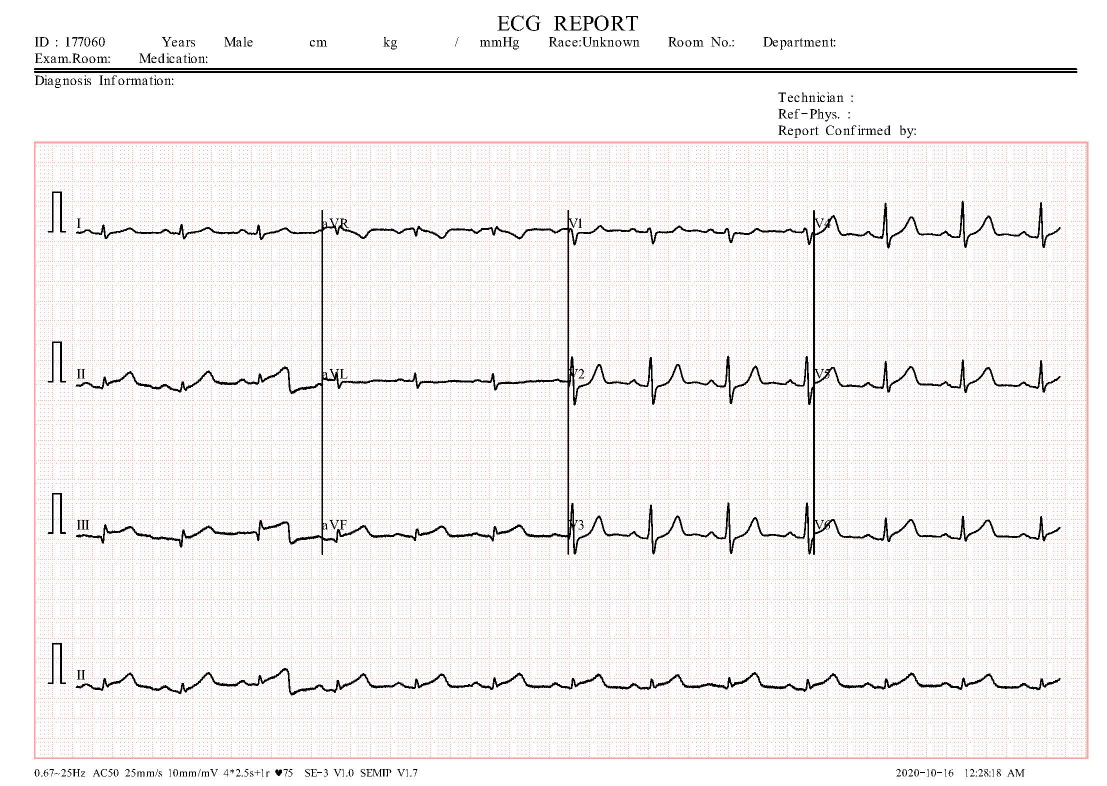
#> input picture Full-Project/ECG_IMAGES_DATASET/ECG Images of Myocardial Infarction Patients (240x12=2880)/MI(13).jpg, 2213 x 1572 px (shown at 1/2 size)
$ python -i ecg_region.py   (imports and definitions only)
#> lines starting #> are read from the running program, lines starting #| are printed output that depends on the picture; after the words box and inside, x2 and y2 are one past the last pixel; in counts of white or black regions, pixels touching at a corner belong together
### Full-Project/preprocessing/ecg_layout.py
"""
Generic 12-lead ECG layout detection (works on pages that do NOT look like the
Mendeley training pages).

Idea: a 12-lead ECG is printed as a small number of evenly spaced horizontal
rows of waveform on grid paper:
    3 rows (+ optional rhythm strip)  -> 3 x 4 layout   (most common)
    6 rows (+ optional rhythm strip)  -> 6 x 2 layout
    12 rows (+ optional rhythm strip) -> 12 x 1 layout
We find those rows, check each really contains an ECG-like waveform (long trace
with sharp QRS spikes), and rebuild the Mendeley reference geometry from them.
"""
from __future__ import annotations

from dataclasses import dataclass, field
from typing import Optional

import cv2
import numpy as np
from scipy.signal import find_peaks

# Mendeley reference geometry used by the extractor (row/col boxes of the 12 cells)
REF_ROWS = [(300, 600), (600, 900), (900, 1200)]
REF_COLS = [(150, 643), (646, 1135), (1140, 1625), (1630, 2125)]
# (row, col) of every lead in the reference 3x4 layout
REF_POS = {"I": (0, 0), "aVR": (0, 1), "V1": (0, 2), "V4": (0, 3),
           "II": (1, 0), "aVL": (1, 1), "V2": (1, 2), "V5": (1, 3),
           "III": (2, 0), "aVF": (2, 1), "V3": (2, 2), "V6": (2, 3)}
# lead order of the common alternatives
ORDER_6x2 = [["I", "V1"], ["II", "V2"], ["III", "V3"], ["aVR", "V4"], ["aVL", "V5"], ["aVF", "V6"]]
ORDER_12x1 = [["I"], ["II"], ["III"], ["aVR"], ["aVL"], ["aVF"], ["V1"], ["V2"], ["V3"], ["V4"], ["V5"], ["V6"]]
ORDER_3x4 = [["I", "aVR", "V1", "V4"], ["II", "aVL", "V2", "V5"], ["III", "aVF", "V3", "V6"]]


@dataclass
class Row:
    center: float            # y of baseline (pixels in the working image)
    x0: int
    x1: int                  # horizontal extent of the trace
    coverage: float          # share of the page width covered by trace
    spikiness: float         # number of heart-beat-like tall strokes
    ecg_like: bool


@dataclass
class Layout:
    kind: Optional[str]                  # '3x4' | '6x2' | '12x1' | None
    n_rows: int                          # waveform rows found (ECG-like ones)
    n_bands: int                         # all candidate rows before the ECG-like filter
    rows: list = field(default_factory=list)
    gray: Optional[np.ndarray] = None    # channel-suppressed working image (uint8)
    note: str = ""
    paper_light: bool = False            # bright paper background (ECG printouts are light)
    upright: bool = True                 # baselines run horizontally (page is not sideways)
    n_spiky: int = 0                     # rows with heart-beat-like spikes


def _working_gray(rgb: np.ndarray):
    """Brightest colour channel: coloured grid lines vanish, black ink stays dark."""
    ch = int(np.argmax(rgb.reshape(-1, 3).mean(0)))
    return rgb[..., ch]


# [221 lines left out: functions _trace_mask, _orientation_upright, _find_rows, _clean_rows, _row_stats, _deskew and 2 more, not called in this run]

### Full-Project/preprocessing/ecg_region.py
"""Locate ECG panels in mixed text/ECG scans, orient them and expose reviewable crops.

No OCR or diagnosis is performed. Lead names are assigned from standard printed
layout order; the UI explicitly asks the user to review these assignments.
"""
from __future__ import annotations
import base64
from dataclasses import dataclass
import cv2
import numpy as np
from scipy.signal import find_peaks
from preprocessing import ecg_layout


@dataclass
class Region:
    box: tuple
    rotation: int
    rgb: np.ndarray
    layout: object
    score: float
    cleaned: np.ndarray | None = None


# [40 lines left out: functions data_image, _runs, panel_boxes, not called in this run]


def broad_layout(rgb):
    """Fallback for monochrome grids and broad waves: remove straight paper rules
    before finding row envelopes. This does not require narrow, normal-looking QRS.
    """
    h, w = rgb.shape[:2]
#> h = 1572; w = 2213
    scale = 1200 / w
#> scale = 0.542
    a = cv2.resize(rgb, (max(30, round(w*scale)), max(30, round(h*scale))))
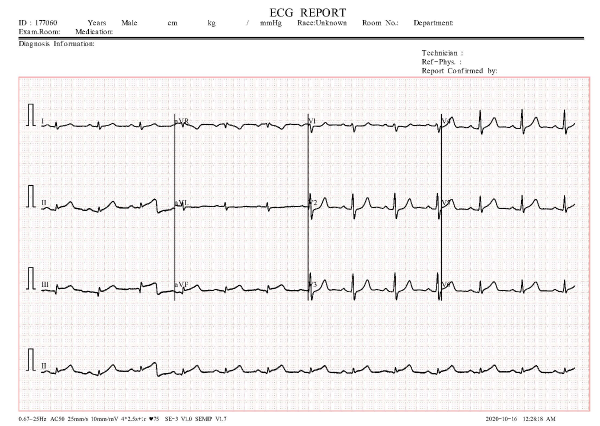
#> a: shape (852, 1200, 3) (shown at 1/2 size); mean R, G, B 243.5, 241.1, 240.8
    gray = ecg_layout._working_gray(a)
#> in _working_gray, `ch = int(np.argmax(rgb.reshape(-1, 3).mean(0)))`: ch = 0
    H, W = gray.shape
#> H = 852; W = 1200
    bw = cv2.adaptiveThreshold(gray, 255, cv2.ADAPTIVE_THRESH_GAUSSIAN_C, cv2.THRESH_BINARY_INV, 31, 10)
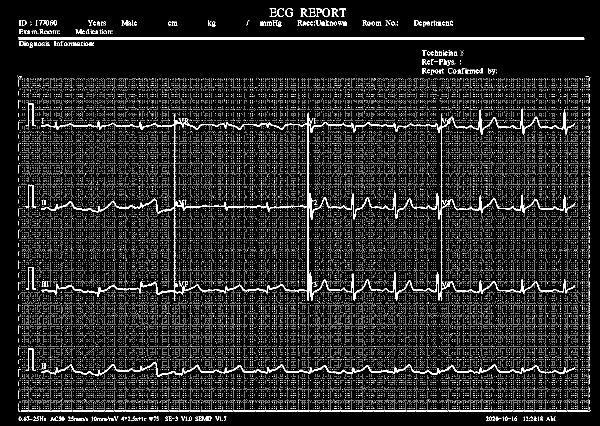
#> bw: shape (852, 1200) (shown at 1/2 size); 8.6% white in thin lines or dots
    kernel = max(15, round(W * .025))
#> kernel = 30
    vert = cv2.morphologyEx(bw, cv2.MORPH_OPEN, np.ones((kernel, 1), np.uint8))
#> vert: shape (852, 1200); 0.37% white in thin lines or dots, all inside (x1, y1, x2, y2) = (56, 208, 1131, 743)
    horiz = cv2.morphologyEx(bw, cv2.MORPH_OPEN, np.ones((1, kernel), np.uint8))
#> horiz: shape (852, 1200); 0.66% white in thin lines or dots, all inside (x1, y1, x2, y2) = (38, 74, 1181, 823)
    lines = cv2.dilate(vert | horiz, np.ones((3, 3), np.uint8))
#> lines: shape (852, 1200); 2.1% white; 39 white regions, largest, box (x1, y1, x2, y2) and area: (37, 73, 1171, 80) 7935, (542, 227, 624, 604) 2131, (468, 820, 1027, 824) 1983
    ink = cv2.subtract(bw, lines)
#> ink: shape (852, 1200); 7.3% white in thin lines or dots
    # Scanner edges and text must not dominate row finding.
    margin = max(1, round(W * .015))
#> margin = 18
    ink[:, :margin] = ink[:, -margin:] = 0
    ink[:max(1, H//50)] = ink[-max(1, H//50):] = 0
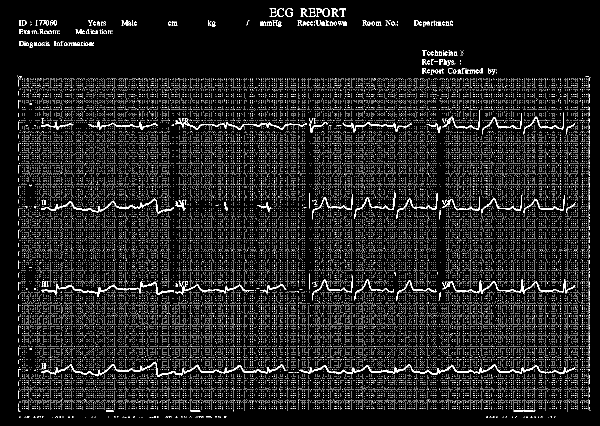
#> ink: shape (852, 1200) (shown at 1/2 size); 7.2% white in thin lines or dots
    n, labels, stats, _ = cv2.connectedComponentsWithStats(ink)
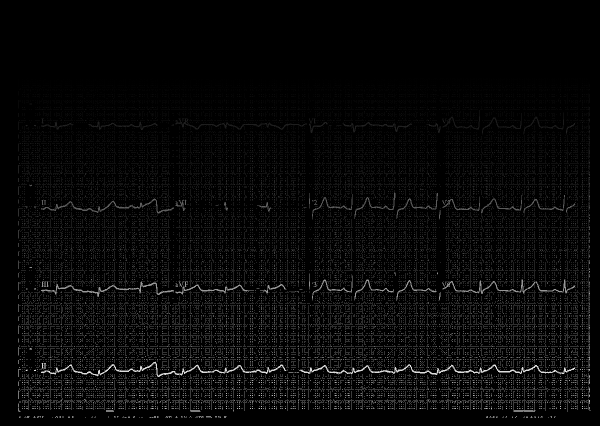
#> labels: shape (852, 1200) int32 (shown at 1/2 size); min 0, max 44833, mean 1534.8; drawn with min black and max white
#> n = 44834
    keep = np.zeros(n, bool)
    keep[1:] = (stats[1:, cv2.CC_STAT_WIDTH] >= .009*W) & (stats[1:, cv2.CC_STAT_HEIGHT] >= 3)
    mask = keep[labels]
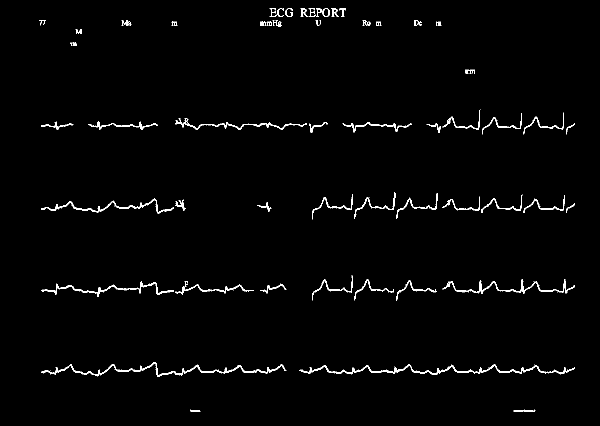
#> mask: shape (852, 1200) bool (shown at 1/2 size); 1.5% white in thin lines or dots, all inside (x1, y1, x2, y2) = (78, 17, 1150, 823)
    profile = cv2.GaussianBlur(mask.sum(1).astype(np.float32)[:, None], (1, 0), max(2, H*.025)).ravel()
#> profile = 852 values, max 69 at index 741, min 0.134 at index 659, mean 18.5
    if profile.max() <= 0:
        return None, None, 0
    centers, _ = find_peaks(profile, prominence=profile.max()*.10, distance=max(8, round(H*.14)))
#> centers = [250, 412, 577, 741]
    if len(centers) not in (3, 4):
        return None, None, 0
    pitch = float(np.median(np.diff(centers)))
#> pitch = 164
    if np.std(np.diff(centers))/pitch > .24:
        return None, None, 0
    rows, cell_count = [], 0
    x0, x1 = round(.025*W), round(.975*W)
#> x0 = 30; x1 = 1170
    for c in centers:
        y0, y1 = max(0, round(c-pitch*.48)), min(H, round(c+pitch*.48))
        band = mask[y0:y1, x0:x1]
        cov = float(band.any(0).mean())
        if cov < .32:
            return None, None, 0
        rows.append(ecg_layout.Row(float(c), x0, x1, cov, 2., True))
#> this loop made 4 passes
#> (c, y0, y1, cov) on passes 1 to 4: (250, 171, 329, 0.812), (412, 333, 491, 0.72), (577, 498, 656, 0.861), (741, 662, 820, 0.914)
#> pass 1, in broad_layout, `band = mask[y0:y1, x0:x1]`:
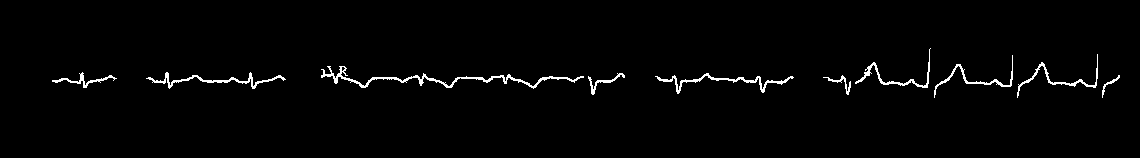
#> band: shape (158, 1140) bool; 1.8% white in thin lines or dots, all inside (x1, y1, x2, y2) = (52, 48, 1120, 98)
#> after the loop, rows = 4 items
    # Each of the 12 assumed cells needs non-straight trace evidence after grid removal.
    for row in rows[:3]:
        y0, y1 = max(0, round(row.center-pitch*.48)), min(H, round(row.center+pitch*.48))
        for j in range(4):
            xa, xb = round(x0+(x1-x0)*j/4), round(x0+(x1-x0)*(j+1)/4)
            cell = mask[y0:y1, xa:xb]
            ys, xs = np.where(cell)
            coverage = cell.any(0).mean()
            variation = np.percentile(ys, 95)-np.percentile(ys, 5) if len(ys) else 0
            cell_count += bool(coverage >= .22 and variation >= max(5, pitch*.08) and .001 <= cell.mean() <= .20)
#> this loop made 3 passes
#> (y0, y1) on passes 1 to 3: (171, 329), (333, 491), (498, 656)
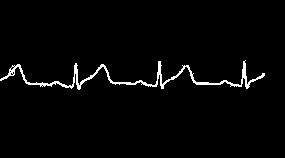
#> cell: shape (158, 285) bool; 2.4% white in thin lines or dots, all inside (x1, y1, x2, y2) = (0, 60, 265, 90)
#> after the loop, cell_count = 11
    light = float(np.median(gray)) >= 110
#> light = True
    if cell_count != 12 or not light:
        return None, None, cell_count
    # Smooth line charts on graph paper also have broad envelopes. Require
    # compact label/calibration ink around the starts of individual lead cells.
    # This is structural evidence, not OCR or a claim that labels were read.
    small = [(x,y,cw,ch) for x,y,cw,ch,area in stats[1:]
             if 2 <= cw <= W*.035 and max(3,pitch*.025) <= ch <= pitch*.3 and .12 <= cw/ch <= 5]
    label_cells = 0
    for row in rows[:3]:
        for j in range(4):
            start = x0 + (x1-x0)*j/4
            hits = sum(start-W*.015 <= x <= start+W*.08 and abs(y+ch/2-row.center) <= pitch*.5
                       for x,y,cw,ch in small)
            label_cells += hits >= 3
    if label_cells < 8:
        return None, None, cell_count
    clean = np.where(mask, 0, 255).astype(np.uint8)
    # Use the original grayscale for spatial crops; grid-suppressed masks for signal extraction.
    lay = ecg_layout.Layout('3x4', len(rows), len(rows), rows, gray, 'Grid-suppressed row envelopes', light, True, len(rows))
    return lay, clean, cell_count


# [110 lines left out: functions _start_score, regular_grid, _trimmed_box, locate, describe, not called in this run]

>>> import cv2
>>> picture = cv2.cvtColor(cv2.imread('../ECG_IMAGES_DATASET/ECG Images of Myocardial Infarction Patients (240x12=2880)/MI(13).jpg'), cv2.COLOR_BGR2RGB)
>>> result = broad_layout(picture)

$ run again, on Full-Project/ECG_IMAGES_DATASET/ECG Images of Myocardial Infarction Patients (240x12=2880)/MI(156).jpg
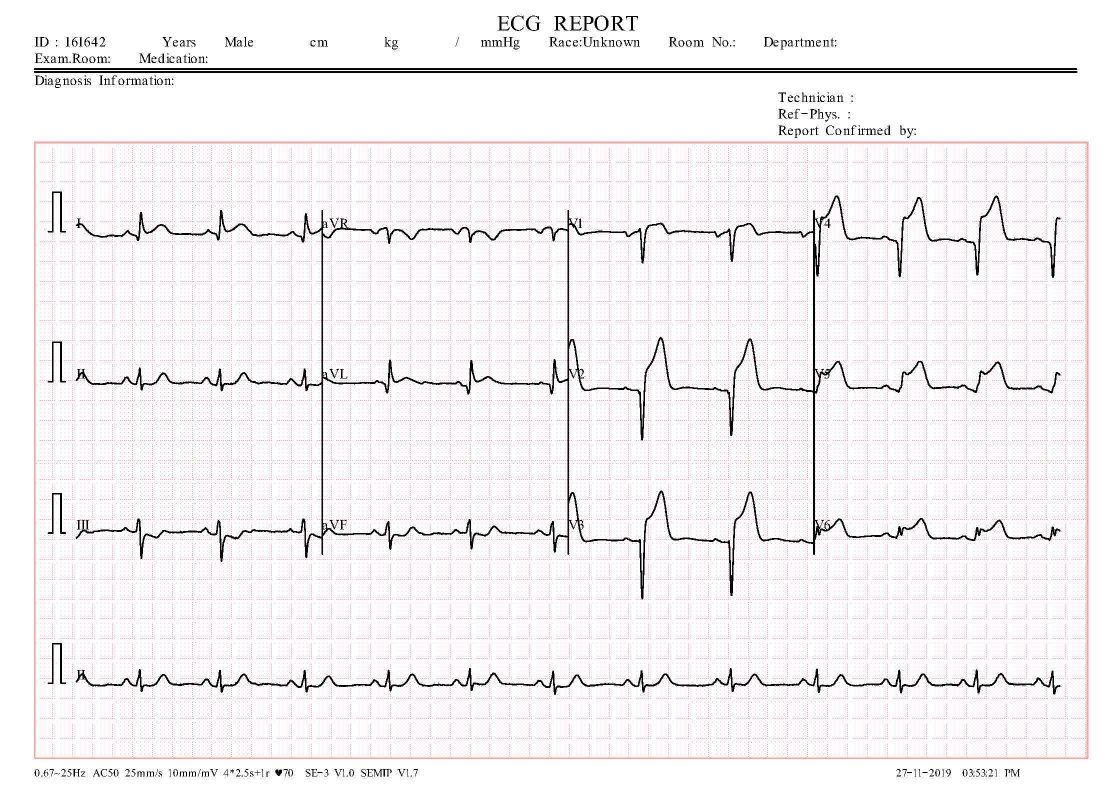
#> input picture Full-Project/ECG_IMAGES_DATASET/ECG Images of Myocardial Infarction Patients (240x12=2880)/MI(156).jpg, 2213 x 1572 px (shown at 1/2 size)
#> ch = 0
#> in broad_layout, `bw = cv2.adaptiveThreshold(gray, 255, cv2.ADAPTIVE_THRESH_GAUSSIAN_C, ..`:
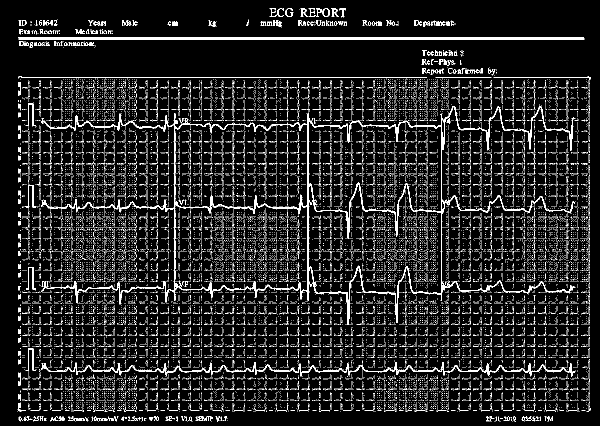
#> bw: shape (852, 1200) (shown at 1/2 size); 8.6% white in thin lines or dots
#> vert: shape (852, 1200); 0.44% white in thin lines or dots, all inside (x1, y1, x2, y2) = (56, 208, 1145, 743)
#> horiz: shape (852, 1200); 0.75% white in thin lines or dots, all inside (x1, y1, x2, y2) = (38, 74, 1177, 744)
#> lines: shape (852, 1200); 2.6% white; 74 white regions, largest, box (x1, y1, x2, y2) and area: (37, 73, 1171, 80) 7935, (43, 154, 856, 157) 2439, (881, 227, 890, 604) 1699
#> n = 36832
#> in broad_layout, `mask = keep[labels]`:
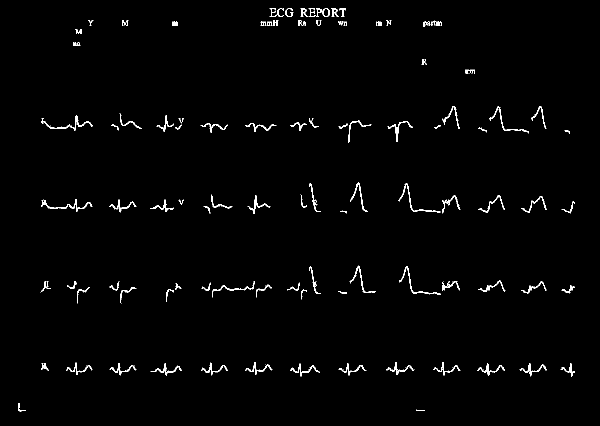
#> mask: shape (852, 1200) bool (shown at 1/2 size); 1.3% white in thin lines or dots, all inside (x1, y1, x2, y2) = (37, 17, 1150, 823)
#> profile = 852 values, max 52.86 at index 738, min 0.135 at index 658, mean 15.47
#> centers = [35, 249, 409, 575, 738]
